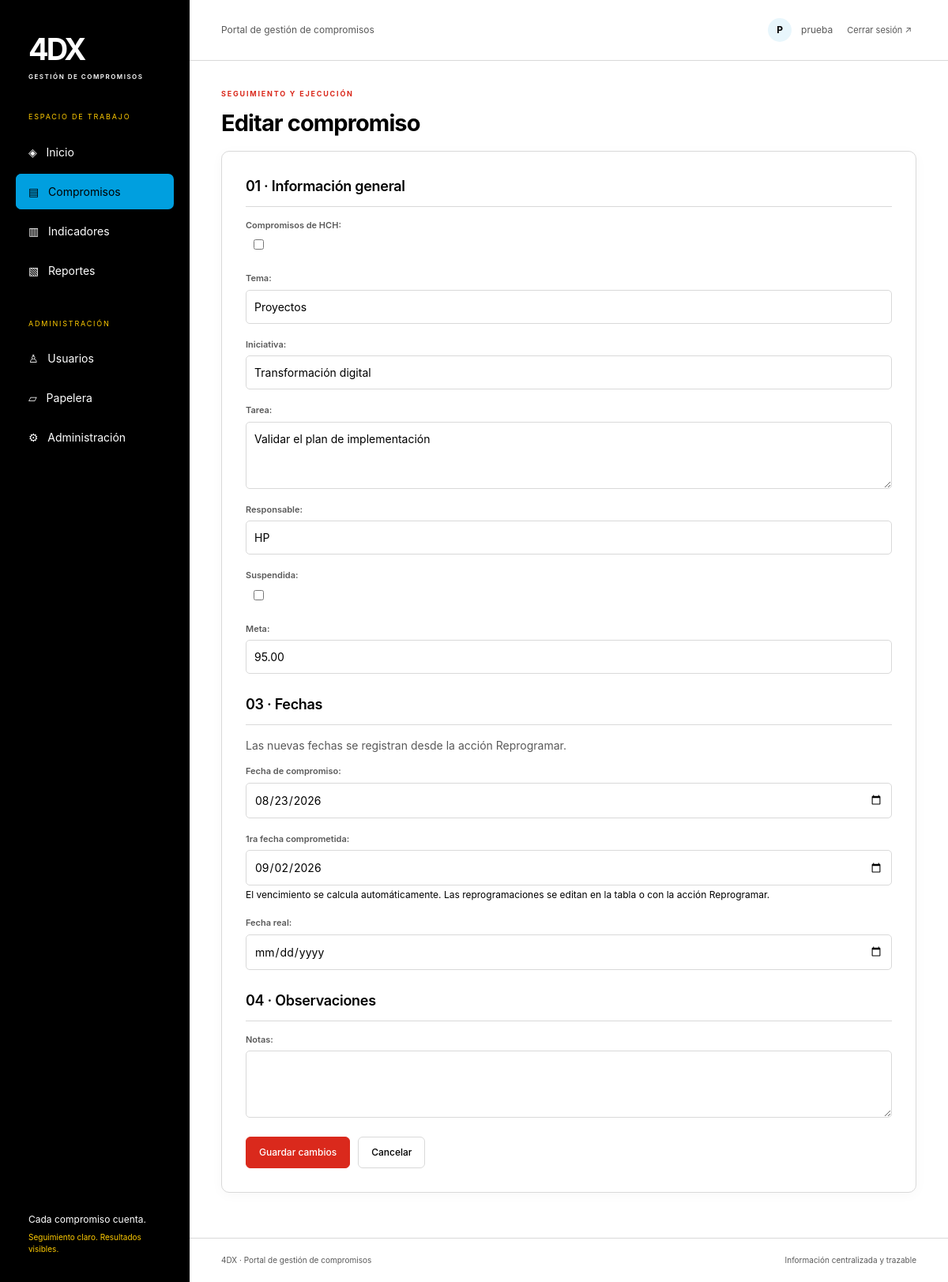
/compromisos/2/editar/ (signed in), run on the app's committed database.
### compromisos/models.py (models this page shows, shortened)
class Compromiso(models.Model):
    compromiso_hch = models.BooleanField("Compromisos de HCH", default=False)
    tema = models.CharField("Tema", max_length=150, db_index=True)
    iniciativa = models.CharField("Iniciativa", max_length=250, db_index=True)
    tarea = models.TextField("Tarea")
    status = models.CharField("Estatus", max_length=30, db_index=True, choices=[("EC", "En curso"), ("S", "Suspendido"), ("T", "Terminado"), ("D", "Demorado")])
    meta = models.DecimalField(
        "Meta",
        max_digits=12,
        decimal_places=2,
        null=True,
        blank=True,
        validators=[MinValueValidator(0)],
    )
    responsable_pyp = models.CharField("Responsable", max_length=150, db_index=True)
    mes = models.CharField("Mes", max_length=30, blank=True, db_index=True)
    fecha_de_compromiso = models.DateField("Fecha de compromiso", null=True, blank=True)
    fecha_de_vencimiento = models.DateField(
        "Vencimiento", null=True, blank=True, db_index=True
    )
    fecha_real = models.DateField("Fecha real", null=True, blank=True, db_index=True)
    puntaje = models.DecimalField(
        "Puntaje",
        max_digits=12,
        decimal_places=2,
        null=True,
        blank=True,
        validators=[MinValueValidator(0)],
    )
    primera_fecha = models.DateField(null=True, blank=True)
    segunda_fecha = models.DateField(null=True, blank=True)
    tercera_fecha = models.DateField(null=True, blank=True)
    notas = models.TextField("Notas", blank=True)
    suspendida = models.BooleanField("Suspendida", default=False, db_index=True)
    created_at = models.DateTimeField(auto_now_add=True)
    updated_at = models.DateTimeField(auto_now=True)
    created_by = models.CharField(max_length=150, null=True, blank=True)
    updated_by = models.CharField(max_length=150, null=True, blank=True)
    deleted_at = models.DateTimeField(null=True, blank=True)
    objects = Activos()
    all_objects = models.Manager()
    class Meta:
        db_table = "compromisos"
        ordering = ["-created_at"]
        permissions = [
            ("restore_compromiso", "Puede restaurar compromisos"),
            ("purge_compromiso", "Puede eliminar definitivamente"),
        ]

### compromisos/views.py (the view, shortened to what this page needs)
# urls.py: path("<int:pk>/editar/", views.editar, name="editar"),
@login_required
def editar(request, pk=None):
    require(request.user, edit=True)
    c = get_object_or_404(Compromiso, pk=pk) if pk else None
    form = CompromisoForm(
        request.POST if request.method == "POST" else None, instance=c
    )
    return render(
        request,
        "compromisos/form.html",
        {"title": "Editar compromiso" if pk else "Nuevo compromiso", "form": form},
    )

### compromisos/forms.py
class CompromisoForm(forms.ModelForm):
    class Meta:
        model = Compromiso
        fields = [
            "compromiso_hch",
            "tema",
            "iniciativa",
            "tarea",
            "responsable_pyp",
            "suspendida",
            "meta",
            "fecha_de_compromiso",
            "primera_fecha",
            "fecha_real",
            "notas",
        ]
        widgets = {
            name: forms.DateInput(format="%Y-%m-%d", attrs={"type": "date"})
            for name in ["fecha_de_compromiso", "primera_fecha", "fecha_real"]
        }
        widgets.update(
            {
                "tarea": forms.Textarea(attrs={"rows": 3}),
                "notas": forms.Textarea(attrs={"rows": 3}),
            }
        )
    def __init__(self, *args, **kwargs):
        super().__init__(*args, **kwargs)
        self.fields["primera_fecha"].label = "1ra fecha comprometida"
        self.fields["primera_fecha"].help_text = "El vencimiento se calcula automáticamente. Las reprogramaciones se editan en la tabla o con la acción Reprogramar."

### compromisos/models.py (called while the page is built)
    def get_queryset(self):
        return super().get_queryset().filter(deleted_at__isnull=True)

### compromisos/permissions.py (called while the page is built)
def admin(user):
    return user.is_authenticated and (
        user.is_superuser or user.groups.filter(name="Administrador").exists()
    )

def editor(user):
    return admin(user) or (
        user.is_authenticated and user.has_perm("compromisos.change_compromiso")
    )

def require(user, edit=False, administrative=False):
    if (
        not user.is_authenticated
        or (administrative and not admin(user))
        or (edit and not editor(user))
    ):
        raise PermissionDenied

def context(request):
    return {"can_edit": editor(request.user), "is_admin": admin(request.user)}

### templates/compromisos/form.html
{% extends 'base.html' %}{% block content %}<form method="post" class="panel edit-form">{% csrf_token %}{{ form.non_field_errors }}{% for field in form %}{% if field.name == 'compromiso_hch' %}<h2>01 · Información general</h2>{% elif field.name == 'status' %}<h2>02 · Seguimiento</h2>{% elif field.name == 'fecha_de_compromiso' %}<h2>03 · Fechas</h2><p class="muted">Las nuevas fechas se registran desde la acción Reprogramar.</p>{% elif field.name == 'notas' %}<h2>04 · Observaciones</h2>{% endif %}<div class="field">{{ field.label_tag }}{{ field }}{{ field.errors }}{% if field.help_text %}<small>{{ field.help_text }}</small>{% endif %}</div>{% endfor %}<div class="actions"><button class="button">Guardar cambios</button><a class="button secondary" href="{% url 'listado' %}">Cancelar</a></div></form>{% endblock %}

### templates/base.html (shortened to what this page needs)
{% load static %}<!doctype html><html lang="es"><head><link rel="stylesheet" href="{% static 'css/portal.css' %}"></head><body>
<aside class="sidebar"><a class="brand" href="/">4DX<span>GESTIÓN DE COMPROMISOS</span></a><div class="workspace">ESPACIO DE TRABAJO</div><nav><a href="/" {% if request.path == '/' %}class="active"{% endif %}>◈ &nbsp; Inicio</a><a href="{% url 'listado' %}" {% if '/compromisos/' in request.path %}class="active"{% endif %}>▤ &nbsp; Compromisos</a><a href="{% url 'indicadores' %}" {% if '/indicadores/' in request.path %}class="active"{% endif %}>▥ &nbsp; Indicadores</a><a href="{% url 'reportes' %}" {% if '/reportes/' in request.path %}class="active"{% endif %}>▧ &nbsp; Reportes</a>{% if is_admin %}<div class="workspace">ADMINISTRACIÓN</div><a href="{% url 'usuarios' %}">♙ &nbsp; Usuarios</a><a href="{% url 'papelera' %}">▱ &nbsp; Papelera</a><a href="{% url 'estados' %}">⚙ &nbsp; Administración</a>{% endif %}</nav><div class="sidebar-foot">Cada compromiso cuenta.<small>Seguimiento claro. Resultados visibles.</small></div></aside>
<div class="main"><header class="topbar"><span>Portal de gestión de compromisos</span><div class="account"><span class="avatar">{{ user.username|first|upper }}</span>{{ user.get_full_name|default:user.username }}<form method="post" action="{% url 'logout' %}">{% csrf_token %}<button class="link">Cerrar sesión ↗</button></form></div></header><main><div class="page-heading"><div><div class="eyebrow">SEGUIMIENTO Y EJECUCIÓN</div><h1>{{ title }}</h1></div>{% block heading_actions %}{% endblock %}</div>{% for message in messages %}<div class="alert" role="status">{{ message }}</div>{% endfor %}{% block content %}{% endblock %}</main><footer>4DX · Portal de gestión de compromisos <span>Información centralizada y trazable</span></footer></div></body></html>

### static/css/portal.css (style rules this page uses)
:root { --red:#DA291C; --pink:#FF67B9; --cyan:#009FDF; --yellow:#FFCB00; --orange:#FF7500; --black:#000000; --white:#FFFFFF; --ink:var(--black); --muted:color-mix(in srgb,var(--black) 65%,var(--white)); --accent:var(--red); --sidebar:var(--black); --bg:var(--white); --border:color-mix(in srgb,var(--black) 15%,var(--white)); --danger:var(--red); --cyan-soft:color-mix(in srgb,var(--cyan) 9%,var(--white)); --pink-soft:color-mix(in srgb,var(--pink) 16%,var(--white)); --yellow-soft:color-mix(in srgb,var(--yellow) 20%,var(--white)); --orange-soft:color-mix(in srgb,var(--orange) 16%,var(--white)); --red-soft:color-mix(in srgb,var(--red) 9%,var(--white)); --neutral-soft:color-mix(in srgb,var(--black) 4%,var(--white)); --shadow:0 3px 16px #00000008; }
* { box-sizing:border-box }
body { margin:0;color:var(--ink);background:var(--bg);font-family:Inter,-apple-system,BlinkMacSystemFont,"Segoe UI",sans-serif;font-size:14px;line-height:1.5 }
a { color:var(--accent);text-decoration:none }
button,input,select,textarea { font:inherit }
button,a,input,select,textarea,summary { outline-offset:4px }
h1,h2,p { margin-top:0 }
h1 { font-size:29px;letter-spacing:-.9px;margin-bottom:0;font-weight:650 }
h2 { font-size:18px;font-weight:600;letter-spacing:-.3px }
small { font-size:12px }
button { cursor:pointer }
.sidebar { width:240px;background:var(--sidebar);color:var(--white);position:fixed;inset:0 auto 0 0;padding:34px 20px;display:flex;flex-direction:column }
.brand { font-size:38px;letter-spacing:-3px;font-weight:750;color:white;display:block;padding:0 16px }
.brand span { display:block;letter-spacing:1.5px;font-size:8px;font-weight:600;margin-top:0 }
.workspace { font-size:9px;letter-spacing:1.8px;color:var(--yellow);margin:38px 16px 15px }
nav a { display:block;color:var(--white);padding:12px 16px;margin-bottom:5px;border-radius:7px;font-size:14px }
nav a:hover,nav a.active { background:var(--cyan);color:white;text-decoration:none }
nav a.active { box-shadow:inset 3px 0 var(--cyan) }
.sidebar-foot { margin-top:auto;padding:20px 16px 0;font-size:12px }
.sidebar-foot small { display:block;color:var(--yellow);font-size:10px;margin-top:6px }
.main { margin-left:240px }
.topbar { height:77px;background:white;border-bottom:1px solid var(--border);padding:0 40px;display:flex;align-items:center;justify-content:space-between;font-size:12px;color:var(--muted) }
.account { display:flex;align-items:center;gap:12px }
.account form { margin:0 }
.avatar { border-radius:50%;width:30px;height:30px;background:var(--cyan-soft);color:var(--accent);display:grid;place-items:center;font-weight:700 }
.link { background:none;border:0;color:var(--muted);font-size:11px }
main { padding:35px 40px;max-width:1800px;margin:auto }
.page-heading { display:flex;align-items:center;justify-content:space-between;gap:20px;margin-bottom:14px }
.eyebrow { font-size:9px;letter-spacing:1.8px;font-weight:650;color:var(--accent);margin-bottom:8px }
.button { display:inline-flex;align-items:center;justify-content:center;gap:7px;border:1px solid var(--accent);border-radius:6px;background:var(--accent);color:white;padding:10px 16px;font-weight:550;font-size:12px;white-space:nowrap }
.secondary { background:white;color:var(--ink);border-color:var(--border) }
.actions { display:flex;gap:10px;flex-wrap:wrap }
.panel { background:white;border:1px solid var(--border);border-radius:10px;margin-bottom:22px;box-shadow:var(--shadow) }
label { display:block;font-size:11px;font-weight:600;color:var(--muted) }
input:not([type=checkbox]),select,textarea { width:100%;display:block;border:1px solid var(--border);border-radius:5px;background:white;color:var(--ink);padding:10px;margin-top:6px;min-width:0 }
input[type=checkbox] { margin:10px;accent-color:var(--accent) }
.edit-form { max-width:900px;padding:30px }
.edit-form h2 { margin-top:25px;border-bottom:1px solid var(--border);padding-bottom:12px }
.edit-form h2:first-of-type { margin-top:0 }
.field { margin-bottom:18px }
.edit-form .actions { margin-top:24px }
.helptext,.muted { color:var(--muted) }
footer { border-top:1px solid var(--border);font-size:10px;color:var(--muted);padding:20px 40px }
footer span { float:right }
nav a:hover,nav a.active { color:var(--black) }
.avatar,.report-icon { color:var(--black) }

### data on the page
Compromiso: form "Proyectos" "Transformación digital" "Validar el plan de implementación" "HP" "95.00" "08/23/2026" "09/02/2026"

### other printed values
{{ user.username|first|upper }} "P"
{{ user.get_full_name|default:user.username }} "prueba"
{{ title }} "Editar compromiso"
{{ field.label_tag }} "Compromisos de HCH:" "Tema:" "Iniciativa:" "Tarea:" "Responsable:" "Suspendida:" "Meta:" "Fecha de compromiso:" "1ra fecha comprometida:" "Fecha real:" "Notas:"
{{ field.help_text }} "El vencimiento se calcula automáticamente. Las reprogramaciones se editan en la tabla o con la acción Reprogramar."
